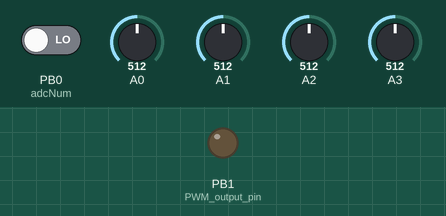
Simulated run of this sketch. Board: ATtiny85, built with avr-gcc and run on an emulated ATtiny85. Shown: output pins drawn as LEDs (lit = HIGH). Inputs (shaded band) come from the test bench; at power-on: PB0 (adcNum) LOW, A0 = 512, A1 = 512, A2 = 512, A3 = 512.

Above: at 1.2 s.
1.3 s: PB0 (adcNum) driven HIGH
At 2.0 s:
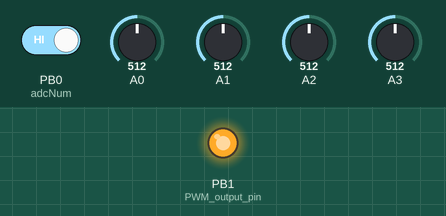
Timing chart, 0 to 4.3 s (numbered marks = the images above; inputs shaded):
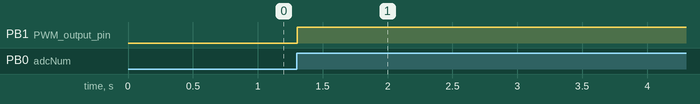

Measured:
- after the input at 1.3 s, PB1 (PWM_output_pin): LOW → HIGH at once

The sketch:

env.ino
```cpp
#include "arduino.h"
#define NUM_ADCS (4)

// Base-timer is running at 8MHz
#define F_TIM (8000000L)
#define SRATE    (50000L)

// Fixed value to start the ADC
// enable ADC, start conversion, prescaler = /64 gives us an ADC clock of 8MHz/64 (125kHz)
#define ADCSRAVAL ( _BV(ADEN) | _BV(ADSC) | _BV(ADPS2) | _BV(ADPS1)  | _BV(ADIE) )

// Remember(!) the input clock is 64MHz, therefore all rates
// are relative to that.
// let the preprocessor calculate the various register values 'coz
// they don't change after compile time
#if ((F_TIM/(SRATE)) < 255)
#define T1_MATCH ((F_TIM/(SRATE))-1)
#define T1_PRESCALE _BV(CS00)  //prescaler clk/1 (i.e. 8MHz)
#else
#define T1_MATCH (((F_TIM/8L)/(SRATE))-1)
#define T1_PRESCALE _BV(CS01)  //prescaler clk/8 (i.e. 1MHz)
#endif

#define ENVOUTREG (OCR1A)

void setup()
{
  PLLCSR |= _BV(PLLE);                // Enable 64 MHz PLL
  delayMicroseconds(100);             // Stabilize
  while (!(PLLCSR & _BV(PLOCK)));     // Wait for it...
  PLLCSR |= _BV(PCKE);                // Timer1 source = PLL

  ///////////////////////////////////////////////
  // Set up Timer/Counter1 for 250kHz PWM output
  TCCR1 = 0;                  // stop the timer
  TCNT1 = 0;                  // zero the timer
  GTCCR = _BV(PSR1);          // reset the prescaler
  TCCR1 = _BV(PWM1A) | _BV(COM1A1)  | _BV(CS10);
  OCR1C = 255;
  OCR1A = 128;                // start with 50% duty cycle on the PWM
  pinMode(PB1, OUTPUT);       // PWM output pin

  ///////////////////////////////////////////////
  // Set up Timer/Counter0 for sample-rate ISR
  TCCR0B = 0;                 // stop the timer (no clock source)
  TCNT0 = 0;                  // zero the timer

  TCCR0A = _BV(WGM01);        // CTC Mode
  TCCR0B = T1_PRESCALE;
  OCR0A = T1_MATCH;           // calculated match value
  TIMSK |= _BV(OCIE0A);

  ///////////////////////////////////////////////
  // Set up the ADC
  pinMode(A0, INPUT);
  pinMode(A1, INPUT);
  pinMode(A2, INPUT);
  pinMode(A3, INPUT);
  //DIDR0 = _BV(ADC0D) | _BV(ADC1D) | _BV(ADC2D) | _BV(ADC3D);  // disable digital pin attached to ADC channels
  ADMUX  = 0;                       // select the mux for ADC0
  //ADCSRA = ADCSRAVAL;             // enable the ADC, set prescaler and start a conversion

  pinMode(PB0, INPUT);

}

#if 0
// See http://doitwireless.com/2014/06/26/8-bit-pseudo-random-number-generator/
uint8_t rnd()
{
  static uint8_t r = 0x23;
  uint8_t lsb = r & 1;
  r >>= 1;
  r ^= (-lsb) & 0xB8;
  return r;
}
#endif

uint16_t currentAmplitude=0;
uint16_t attackVal;
uint16_t decayVal;

void loop()
{
  static uint8_t adcNum=0;                // declared as static to limit variable scope
  static uint8_t waveSelect;
  uint16_t  adcVal = analogRead(adcNum);  // Get the next adc value
  switch(adcNum)
  {
    case 0: // reduced range ~ 512-1023
      break;
    case 1:
      break;
    case 2:
      decayVal=adcVal;
      break;
    case 3:
      attackVal=adcVal;
      break;
  }

  // next time we're dealing with a different channel; calculate which one:
  adcNum++;
  adcNum %= NUM_ADCS;

  // Start the ADC off again, this time for the next oscillator
  // it turns out that simply setting the MUX to the ADC number (0-3)
  // will select that channel, as long as you don't want to set any other bits
  // in ADMUX of course. Still, that's simple to do if you need to.
  ADMUX  = adcNum;      // select the correct channel for the next conversion
  ADCSRA |= _BV(ADSC);  // ADCSRAVAL;
}

// deal with envelope generation
// Saturating arithmetic from https://locklessinc.com/articles/sat_arithmetic/
ISR(TIM0_COMPA_vect)
{
  uint16_t ca = currentAmplitude;
  if (PINB & _BV(PINB0)) {
    currentAmplitude += attackVal;
    currentAmplitude |= -(currentAmplitude < ca);       // saturate at max
  } else {
    currentAmplitude -= decayVal;
    currentAmplitude &= -(currentAmplitude <= ca);      // saturate at min
  }

  ENVOUTREG = currentAmplitude >> 8;
}
```
